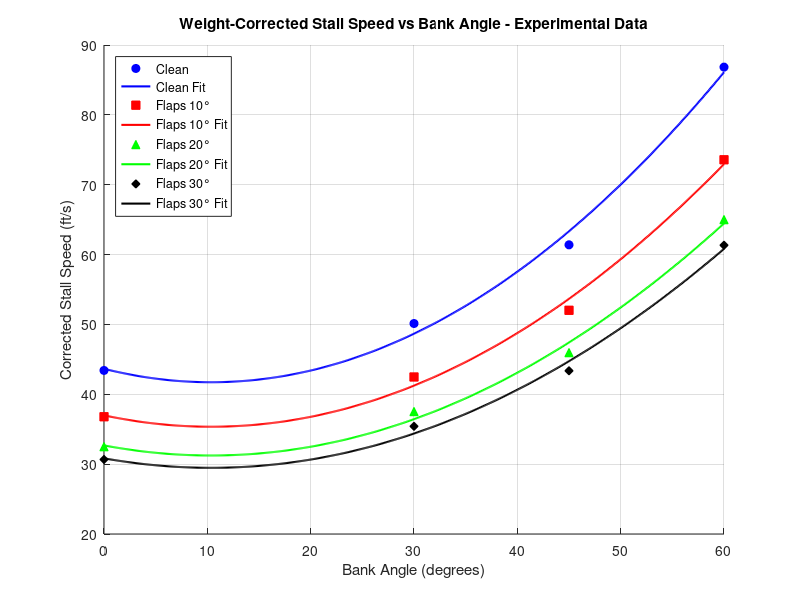
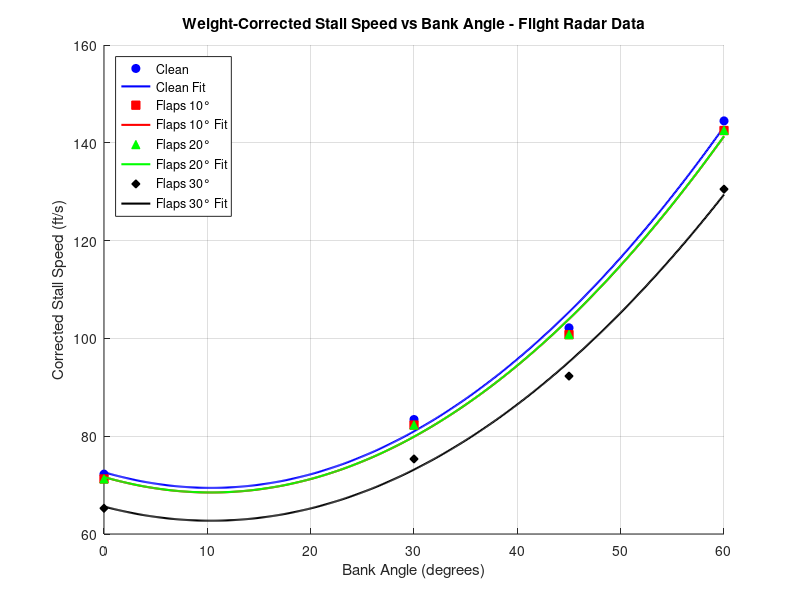
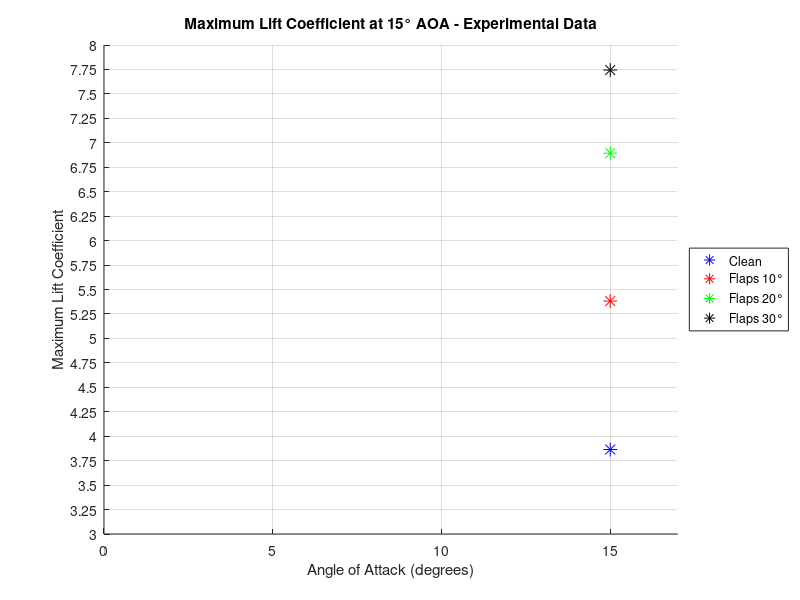
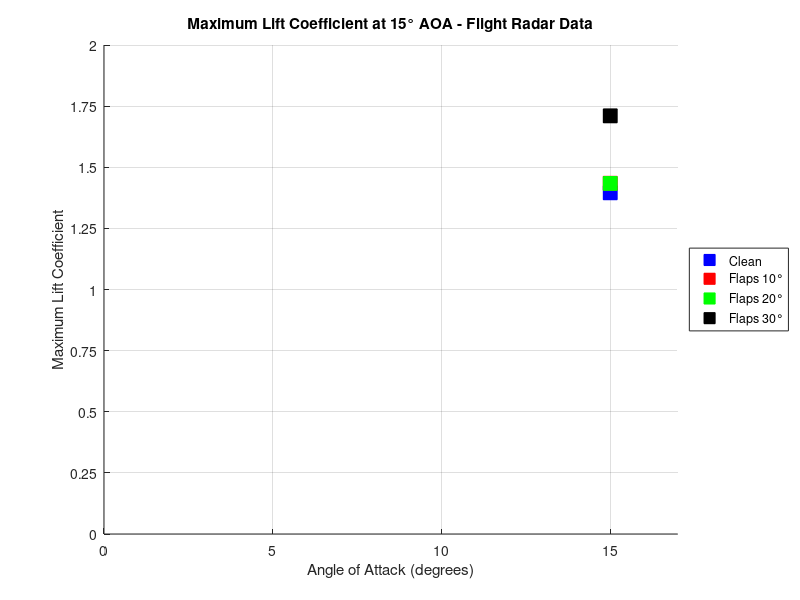

MATLAB code for these plots, in order:
% Jose Rocha & Kaleb Nails Stall Determination Code

clc
clear
close all

% Data Collected from Stall Speed Test
Vias_Clean = 39; % Test 1
Vias_Flaps10 = 31; % Test 2
Vias_Flaps20 = 28;% Test 3
Vias_Flaps30 = 26; % Test 4

% Vcal Determined by Extroplating Airspeed Calibration Graphs
Vcal_clean = 41.08; % Test 1
Vcal_Flaps10 = 34.8; % Test 2
Vcal_Flaps20 = 30.74; % Test 3
Vcal_Flaps30 = 29; % Test 4

% Tach Time & Weight are Organize From G.T.W,Test 1 till Test 4.
Tach_time = [2346.6, 2347.0, 2347.05, 2347.1, 2347.15];
Weight = [2543.04, 2526.184, 2524.98, 2523.776, 2523.174];

ALT = 3500; % Pressure ALT ft

Theta = 1 - 0.689*10^-5*ALT; % Temperature Ratio

Del = Theta^5.256; % Pressure Ratio

Sigma = Del/Theta; % Density Ratio

Vtas = [Vcal_clean, Vcal_Flaps10,Vcal_Flaps20,Vcal_Flaps30]./sqrt(Sigma); %True Airspeed Array
Vgs = [72, 71, 71, 65]; % Ground Speed Data From Flight Radar

Phi = [0, 30, 45, 60]; % Bank Angle

n = 1./cosd(Phi); 

% Initialize arrays to store CLmax values for each configuration and bank angle
CLmax_EX_full = zeros(length(n), 4);  % 4 configurations, length(n) bank angles
CLmax_FR_full = zeros(length(n), 4);

% Calculate stall speeds for each bank angle and configuration
for i = 1:length(n)
    for j = 1:4  % 4 configurations
        % Experimental CLmax calculation
        CLmax_EX_full(i,j) = (2*Weight(j+1)*n(i))/(0.002378*Vtas(j).^2*174*1.68781);
        
        % Flight Radar CLmax calculation
        CLmax_FR_full(i,j) = (2*Weight(j+1)*n(i))/(0.002378*Vgs(j).^2*174*1.68781);
    end
end


weight_correction = sqrt(Weight(1)./Weight(2:5));

Vs_exp = zeros(length(Phi), 4);
Vs_fr = zeros(length(Phi), 4);

% Calculate corrected stall speeds for each bank angle and configuration
for i = 1:length(Phi)
    for j = 1:4
        % Experimental data correction
        Vs_exp(i,j) = n(i) * Vtas(j) * weight_correction(j);
        
        % Flight radar data correction
        Vs_fr(i,j) = n(i) * Vgs(j) * weight_correction(j);
    end
end

% Create figure for Experimental Data
figure('Name', 'Weight-Corrected Stall Speed vs Bank Angle - Experimental')
hold on
config_labels = {'Clean', 'Flaps 10°', 'Flaps 20°', 'Flaps 30°'};
colors = {'b', 'r', 'g', 'k'};
markers = {'o', 's', '^', 'd'};

% Plot experimental data with curve fitting
for j = 1:4
    % Plot data points
    plot(Phi, Vs_exp(:,j), [colors{j} markers{j}], 'MarkerFaceColor', colors{j}, ...
        'DisplayName', config_labels{j});
    
    % Generate polynomial fit
    p = polyfit(Phi, Vs_exp(:,j), 2);
    phi_fine = 0:0.1:60;
    Vs_fit = polyval(p, phi_fine);
    
    % Plot fitted curve
    plot(phi_fine, Vs_fit, colors{j}, 'LineWidth', 1.5, ...
        'DisplayName', [config_labels{j} ' Fit']);
end

grid on
xlabel('Bank Angle (degrees)')
ylabel('Corrected Stall Speed (ft/s)')
title('Weight-Corrected Stall Speed vs Bank Angle - Experimental Data')
legend('Location', 'northwest')

% Create figure for Flight Radar Data
figure('Name', 'Weight-Corrected Stall Speed vs Bank Angle - Flight Radar')
hold on

% Plot flight radar data with curve fitting
for j = 1:4
    % Plot data points
    plot(Phi, Vs_fr(:,j), [colors{j} markers{j}], 'MarkerFaceColor', colors{j}, ...
        'DisplayName', config_labels{j});
    
    % Generate polynomial fit
    p = polyfit(Phi, Vs_fr(:,j), 2);
    Vs_fit = polyval(p, phi_fine);
    
    % Plot fitted curve
    plot(phi_fine, Vs_fit, colors{j}, 'LineWidth', 1.5, ...
        'DisplayName', [config_labels{j} ' Fit']);
end

grid on
xlabel('Bank Angle (degrees)')
ylabel('Corrected Stall Speed (ft/s)')
title('Weight-Corrected Stall Speed vs Bank Angle - Flight Radar Data')
legend('Location', 'northwest')

% Create figure for Experimental CLmax Data
figure('Name', 'Maximum Lift Coefficient at 15° AOA - Experimental')
hold on
config_labels = {'Clean', 'Flaps 10°', 'Flaps 20°', 'Flaps 30°'};
colors = {'b', 'r', 'g', 'k'};

% Plot Experimental data points
for j = 1:4
    plot(15, CLmax_EX_full(1,j), [colors{j} '*'], 'MarkerSize', 10, ...
        'DisplayName', config_labels{j});
end

% Adjust plot properties
grid on
xlim([0 17])
yticks(0:0.25:8)
xlabel('Angle of Attack (degrees)')
ylabel('Maximum Lift Coefficient')
title('Maximum Lift Coefficient at 15° AOA - Experimental Data')
legend('Location', 'eastoutside')


% Create figure for Flight Radar CLmax Data
figure('Name', 'Maximum Lift Coefficient at 15° AOA - Flight Radar')
hold on

% Plot Flight Radar data points
for j = 1:4
    plot(15, CLmax_FR_full(1,j), [colors{j} 's'], 'MarkerSize', 10, ...
        'MarkerFaceColor', colors{j}, 'DisplayName', config_labels{j});
end

% Adjust plot properties
grid on
xlim([0 17])
ylim([0 2])
yticks(0:0.25:2)
xlabel('Angle of Attack (degrees)')
ylabel('Maximum Lift Coefficient')
title('Maximum Lift Coefficient at 15° AOA - Flight Radar Data')
legend('Location', 'eastoutside')


